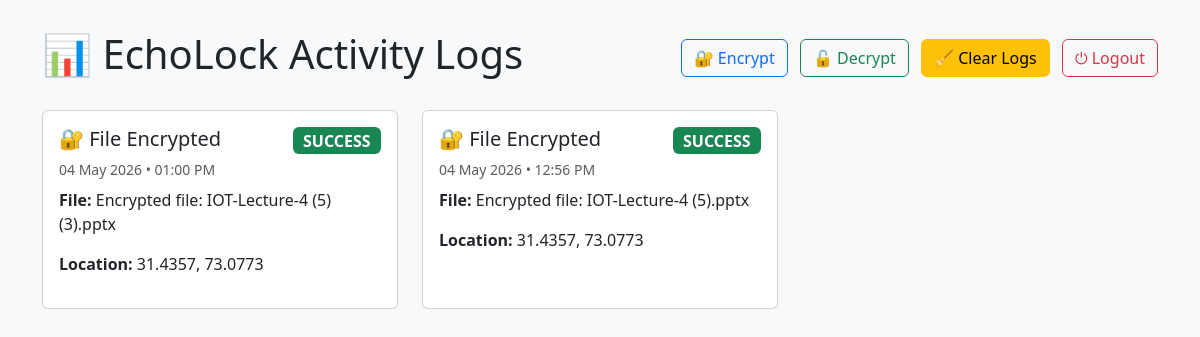
The app's page /logs (signed in) with its own data.
### app/models.py (models this page shows)
class ActivityLog(db.Model):
    id = db.Column(db.Integer, primary_key=True)
    user_id = db.Column(db.Integer, db.ForeignKey('user.id'), nullable=False)
    file_id = db.Column(db.Integer, db.ForeignKey('encrypted_file.id'), nullable=True)
    action = db.Column(db.String(50), nullable=False)          # upload, decrypt_attempt, decrypt_success, decrypt_fail
    status = db.Column(db.String(20), nullable=False)          # success / failed
    timestamp = db.Column(db.DateTime, default=datetime.utcnow)
    ip_address = db.Column(db.String(50), nullable=True)
    location_info = db.Column(db.String(100), nullable=True)   # e.g. "31.4365, 73.0751"
    details = db.Column(db.Text, nullable=True)

### app/routes.py (the view)
@main_bp.route('/logs')
@login_required
def activity_logs():
    logs = ActivityLog.query.filter_by(user_id=current_user.id) \
        .order_by(ActivityLog.timestamp.desc()) \
        .all()
    return render_template('logs.html', logs=logs)

### run.py (called while the page is built)
@login_manager.user_loader
def load_user(user_id):
    from app.models import User
    return User.query.get(int(user_id))

### templates/logs.html (shortened to what this page needs)
<!DOCTYPE html>
<html lang="en">
<head>
    <link rel="stylesheet" href="https://cdn.jsdelivr.net/npm/bootstrap@5.3.3/dist/css/bootstrap.min.css">
</head>
<body>
<div class="container">
    <div class="d-flex justify-content-between align-items-center mb-4">
        <h1>📊 EchoLock Activity Logs</h1>
        <div>
            <a href="/" class="btn btn-outline-primary me-2">🔐 Encrypt</a>
            <a href="/decrypt" class="btn btn-outline-success me-2">🔓 Decrypt</a>
            <button onclick="clearLogs()" class="btn btn-warning me-2">
                🧹 Clear Logs
            </button>
            <a href="/logout" class="btn btn-outline-danger">⏻ Logout</a>
        </div>
    </div>
    {% if logs %}
    <div class="row" id="logContainer">
        {% for log in logs %}
        <div class="col-md-6 col-lg-4 mb-4">
            <div class="card log-card h-100">
                <div class="card-body">
                    <div class="d-flex justify-content-between align-items-start">
                        <h5 class="card-title">
                            {% if log.action == 'encrypt' or log.action == 'upload' %}
                                🔐 File Encrypted
                            {% else %}
                                🔓 Decryption Attempt
                            {% endif %}
                        </h5>
                        <span class="badge
                            {% if log.status == 'success' %}bg-success{% else %}bg-danger{% endif %} fs-6">
                            {{ log.status|upper }}
                        </span>
                    </div>
                    <p class="text-muted small mb-2">
                        {{ log.timestamp.strftime('%d %b %Y • %I:%M %p') }}
                    </p>
                    <p><strong>File:</strong> {{ log.details }}</p>
                    {% if log.location_info %}
                    <p><strong>Location:</strong> {{ log.location_info }}</p>
                    {% endif %}
                </div>
            </div>
        </div>
        {% endfor %}
    </div>
    {% else %}
    <div class="text-center py-5">
        <h4 class="text-muted">No activity logs yet</h4>
        <p class="text-muted">Your encryption and decryption activities will appear here automatically.</p>
    </div>
    {% endif %}
</div>
</body>
</html>

### templates/logs.html (style rules this page uses)
body { background: #f8f9fa; padding-top: 30px; }
.log-card { transition: all 0.3s; }

### records on screen
ActivityLog: action "🔐 File Encrypted", status "SUCCESS", timestamp "04 May 2026 • 01:00 PM", details "Encrypted file: IOT-Lecture-4 (5) (3).pptx", location_info "31.4357, 73.0773"
ActivityLog: action "🔐 File Encrypted", status "SUCCESS", timestamp "04 May 2026 • 12:56 PM", details "Encrypted file: IOT-Lecture-4 (5).pptx", location_info "31.4357, 73.0773"
